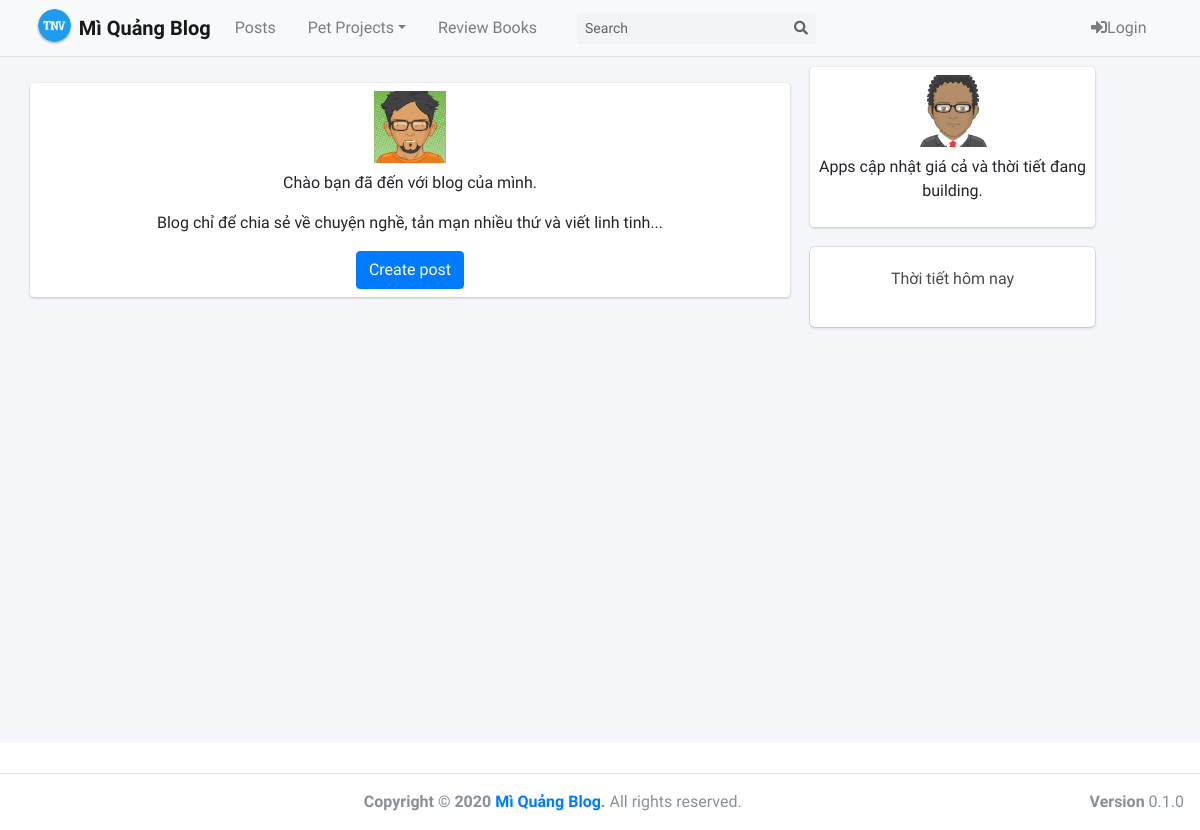
Before: / with the older database file.
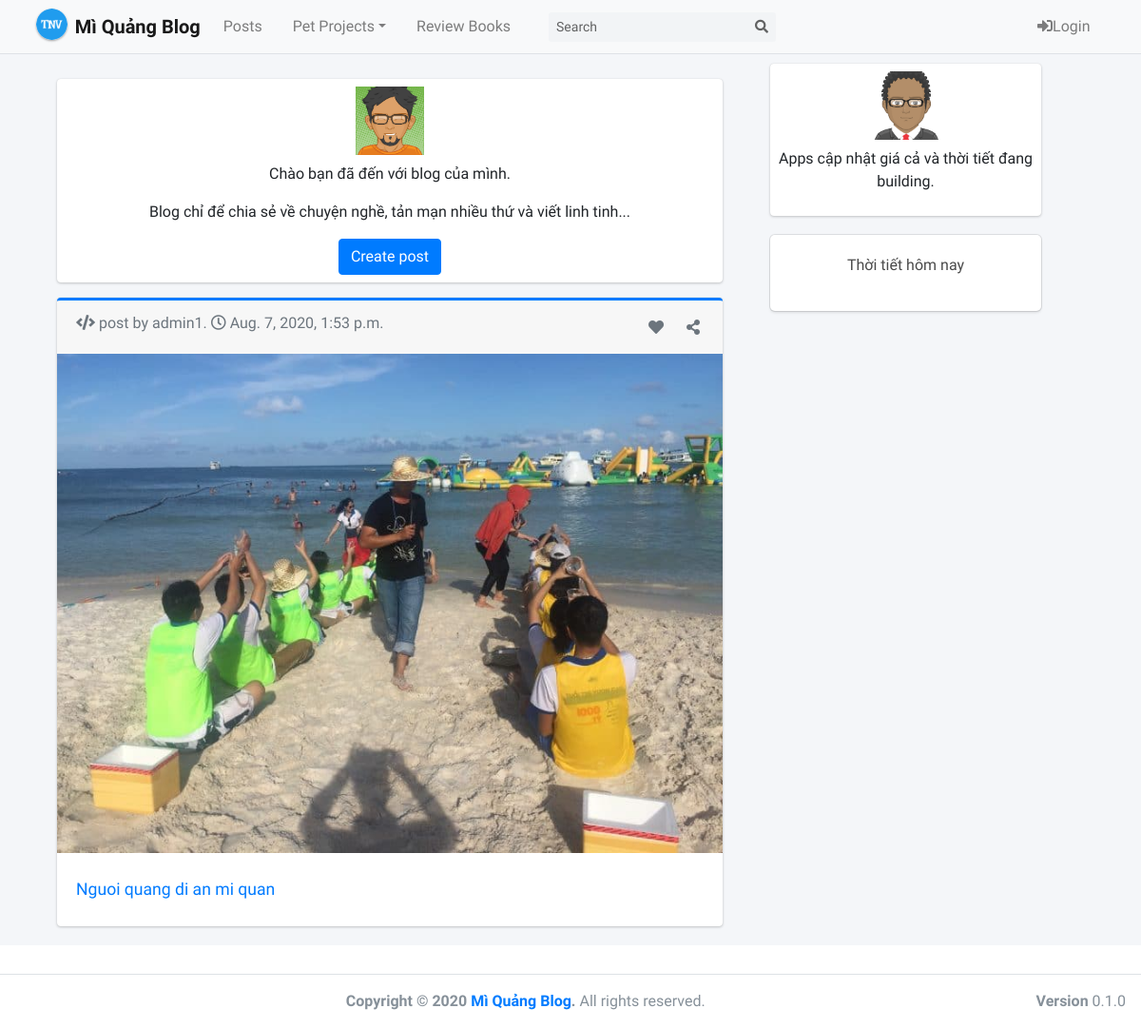
After: the same page with the newer database file.
### blog/models.py (models this page shows)
class BlogPost(models.Model):
    title = models.CharField(null=False, max_length=50, blank=False)
    content = RichTextUploadingField(blank=True, null=True)
    date_published = models.DateTimeField(auto_now_add=True, verbose_name="date published")
    image = models.ImageField(upload_to='blog', null=False, blank=True)
    date_updated = models.DateTimeField(auto_now=True, verbose_name="date updated")
    author = models.ForeignKey(settings.AUTH_USER_MODEL, on_delete=models.CASCADE)
    slug = models.SlugField(blank=True, unique=True)
    def __str__(self):
        return self.title

### account/models.py (models this page shows, shortened)
class Account(AbstractBaseUser): # extends AbstractBaseUser
    phone_regex = RegexValidator(regex=r'^\d{8,10}$', message="phone number must be entered in the format: +84999999. Up to 14 digits allowed.")
    phone = models.CharField(validators=[phone_regex], max_length=11, unique=True)
    email = models.EmailField(verbose_name="email", max_length=254, unique=True)
    username = models.CharField(verbose_name="username", max_length=50, unique=True)
    full_name = models.CharField(verbose_name="full name", max_length=100)
    description = models.CharField(verbose_name="description", max_length=1000)
    skills = models.CharField(verbose_name="skill", max_length=1000)
    date_joined = models.DateTimeField(verbose_name="date joined", auto_now=True)
    last_login = models.DateTimeField(verbose_name="last login", auto_now=True)
    is_admin = models.BooleanField(default=False)
    is_staff = models.BooleanField(default=False)
    is_active = models.BooleanField(default=True)
    is_superuser = models.BooleanField(default=False)
    first_login = models.BooleanField(default=False)
    USERNAME_FIELD = 'phone'
    REQUIRED_FIELDS = ['email','username']
    objects = MyAccountManager()
    def __str__(self):
        return self.username

### personal/views.py (the view)
# urls.py: path('', index_view, name='home'),
def index_view(request):
    return home_view(request)

### personal/views.py (called while the page is built)
def home_view(request):
    context = {}
    blog_posts = sorted(BlogPost.objects.all(), key=attrgetter('date_updated'), reverse=True)
    context['blog_posts'] = blog_posts
    print(blog_posts)
    context['weather_data'] = get_list_data_weather
    return render(request, 'personal/home.html', context)

### weather/views.py (called while the page is built, shortened)
def get_list_data_weather():
    url = 'http://api.openweathermap.org/data/2.5/weather?q={}&units=metric&appid=271d1234d3f497eed5b1d80a07b3fcd1&lang=vi'
    cities = City.objects.all()
    weather_data = []
    return weather_data

### personal/templates/personal/home.html (shortened to what this page needs)
{% extends 'base.html' %}
{% load static %}
{% block content %}
  <div class="container">
    <div class="row">
      <div class="left-column col-lg-8">
        <div class="mb-3">
          <div class="card m-auto d-flex flex-column p-2">
            <img class="img-fluid d-block m-auto pb-2" src="{% static '/img/avatar04.png' %}" width="72" height="72">
            <p class="text-center">
              Chào bạn đã đến với blog của mình.
            </p>
            <p class="text-center">
              Blog chỉ để chia sẻ về chuyện nghề, tản mạn nhiều thứ và viết linh tinh...
            </p>
            <p class="m-auto"><a class="btn btn-primary" href="{% url 'blog:create' %}">Create post</a></p>
          </div>
        </div>
        {% for post in blog_posts %}
        <div class="blog-post-container">
          {% include 'blog/snippets/blog_post_snippet.html' with blog_post=post %}
        </div>
        {% endfor %}
      </div>
      <div class="right-column col-lg-3 d-lg-flex d-none flex-column">
        <div class="card create-post-bar d-flex flex-column p-2">
          <img class="img-fluid d-block m-auto pb-2" src="{% static '/img/avatar.png' %}" width="72" height="72">
          <p class="lead text-center">Apps cập nhật giá cả và thời tiết đang building.</p>
        </div>
          {% include 'weather/app.html' %}
      </div>
    </div>
  </div>
{% endblock content %}

### templates/base.html (shortened to what this page needs)
{% load static %}
<!DOCTYPE html>
<html>
<head>
    <link rel="stylesheet" href="{% static '/fontawesome/css/all.min.css' %}">
    <link rel="stylesheet" href="https://code.ionicframework.com/ionicons/2.0.1/css/ionicons.min.css">
    <link rel="stylesheet" href="{% static '/css/adminlte.min.css' %}">
    <link rel="stylesheet" href="{% static '/css/base.css' %}">
  </head>
<body class="hold-transition layout-navbar-fixed layout-top-nav">
<div class="wrapper">
    {% include 'navbar.html' %}
    <div class="content-wrapper">
        {% block content %}
        {% endblock content %}
    </div>
    {% include 'footer.html' %}
</div>
</body>
</html>

### templates/navbar.html (shortened to what this page needs)
{% load static %}
  <nav class="main-header navbar navbar-expand-md navbar-light margin-nav">
    <div class="container">
      <a href="{% url 'home' %}" class="navbar-brand">
        <img src="{% static '/img/favicon.ico' %}" alt="Mì Quảng Logo" class="brand-image img-circle elevation-1
             style="opacity: .8">
        <span class="brand-text font-weight-bold">Mì Quảng Blog</span>
      </a>
      <div class="collapse navbar-collapse order-3" id="navbarCollapse">
        <ul class="navbar-nav">
          <li class="nav-item">
            <a href="#" class="nav-link">Posts</a>
          </li>
          <li class="nav-item dropdown">
            <a id="dropdownSubMenu1" href="#" data-toggle="dropdown" aria-haspopup="true" aria-expanded="false" class="nav-link dropdown-toggle">Pet Projects</a>
          </li>
          <li class="nav-item">
            <a href="#" class="nav-link">Review Books</a>
          </li>
        </ul>
        <form class="form-inline ml-0 ml-md-4" method="POST">
          <div class="input-group input-group-sm">
            <input class="form-control form-control-navbar" type="search" placeholder="Search" aria-label="Search">
            <div class="input-group-append">
              <button class="btn btn-navbar" type="submit">
                <i class="fas fa-search"></i>
              </button>
            </div>
          </div>
        </form>
      </div>
      <ul class="order-1 order-md-3 navbar-nav navbar-no-expand ml-auto">
        {% if request.user.is_authenticated %}
        <li class="nav-item">
            <a class="nav-link" href="{% url 'profile' %}">Hello, {{request.user.username}}</a>
        </li>
        <li class="nav-item">
            <a class="nav-link"  href="{% url 'logout' %}" role="button"><i class="fas fa-sign-out-alt"></i>Logout</a>
        </li>
        {% else %}
        <li class="nav-item">
            <a class="nav-link" href="{% url 'login' %}" role="button"><i
                class="fas fa-sign-in-alt"></i>Login</a>
        </li>
        {% endif %}
      </ul>
    </div>
  </nav>

### blog/templates/blog/snippets/blog_post_snippet.html (shortened to what this page needs)
<div class="container">
	<div class="row">
		<div class="card card-outline card-primary m-auto">
			<div class="card-footer text-muted">
				<div>
				  <p class="card-text">
					<i class="fas fa-code pr-1"></i>post by {{blog_post.author}}. <i class="far fa-clock pr-1"></i>{{blog_post.date_updated}}
				<i class="fas fa-share-alt text-muted float-right p-1 my-1" data-toggle="tooltip" data-placement="top" title="Share this post"></i>
				<i class="fas fa-heart text-muted float-right p-1 my-1 mr-3" data-toggle="tooltip" data-placement="top" title="I like it"></i>
				</p>
				</div>
			</div>
			<a href="{% url 'blog:detail' post.slug %}">
				<img class="card-img-top" src="{{blog_post.image.url}}">
			</a>
			<div class="card-body mt-2 mb-2">
				<a href="{% url 'blog:detail' post.slug %}">
					<h2 class="card-title">{{blog_post.title}}</h2>
				</a>
			</div>
		</div>
	</div>
</div>

### weather/templates/weather/app.html (shortened to what this page needs)
<div class="box">
<p class="text-center">Thời tiết hôm nay</p>
</div>

### templates/footer.html
<footer class="main-footer">
    <div class="float-right d-none d-sm-block">
      <b>Version</b> 0.1.0
    </div>
    <div class="text-center"><strong>Copyright &copy; 2020 <a href="#">Mì Quảng Blog</a>.</strong> All rights
    reserved.</div>
</footer>

### static/css/base.css (style rules this page uses)
.content-wrapper { margin-bottom: 30px; }

### personal/templates/personal/home.html (style rules this page uses)
@media (min-width: 768px) { .right-column { margin-left: 20px; } }
.blog-post-container { margin-bottom: 20px; width: 100%; }
.create-post-bar { background-color: #fff; margin-bottom:20px; }
.left-column { padding:0px; margin-top: 10px; min-width: 770 ; }
.right-column { padding:0px; margin-top: 10px; }
.lead { font-size: 16px; }

### blog/templates/blog/snippets/blog_post_snippet.html (style rules this page uses)
.card { max-width: 700px; width: 100%; }
.card-body { padding: 20px; }

### weather/templates/weather/app.html (style rules this page uses)
.box { background-color: white; border-radius: 5px; -webkit-box-shadow: 0 2px 3px rgba(10, 10, 10, 0.1), 0 0 0 1px rgba(10, 10, 10, 0.1); box-shadow: 0 2px 3px rgba(10, 10, 10, 0.1), 0 0 0 1px rgba(10, 10, 10, 0.1); color: #4a4a4a; display: block; padding: 1.25rem; }

Changed rows visible on the page:
added BlogPost: author "admin1", date_updated "Aug. 7, 2020, 1:53 p.m.", image (picture), title "Nguoi quang di an mi quan"
